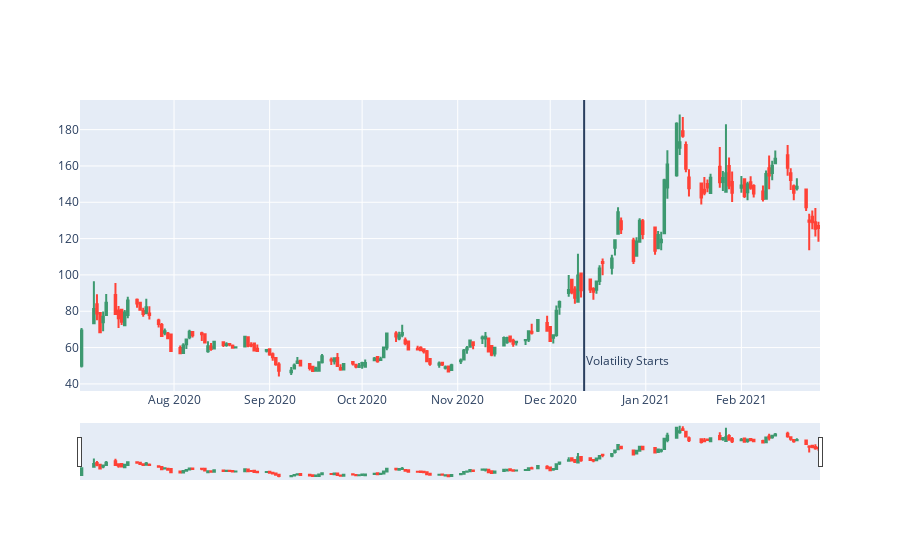

Write notebook code for a chart like this one.
### Code cell
fig = go.Figure(data=[go.Candlestick(x=df.index,
                open=df['Open'],
                high=df['High'],
                low=df['Low'],
                close=df['Adj Close'])])


# Add Annotation
fig.update_layout(
    annotations=[
        dict(
            x='2020-12-12', 
            y=0.07, 
            yref='paper',
            text="Volatility Starts",
            xanchor='left',
            showarrow=False)
    ],
     shapes = [
         dict(
             x0='2020-12-12',
             x1='2020-12-12',
             y0=0,
             y1=1,
             yref='paper'
         )
     ])

fig.show()

### Figure 1 — Plotly figure (JSON) as saved in the notebook; plotly's stock layout.template omitted (floating-point values rounded to 4 significant figures; data arrays with more than 128 entries replaced by an {"elided": "..."} marker saying what was removed)
{"data": [{"close": {"elided": "165 float values"}, "high": {"elided": "165 float values"}, "low": {"elided": "165 float values"}, "open": {"elided": "165 float values"}, "type": "candlestick", "x": {"elided": "165 str values"}}], "layout": {"annotations": [{"showarrow": false, "text": "Volatility Starts", "x": "2020-12-12", "xanchor": "left", "y": 0.07, "yref": "paper"}], "shapes": [{"x0": "2020-12-12", "x1": "2020-12-12", "y0": 0, "y1": 1, "yref": "paper"}]}}
